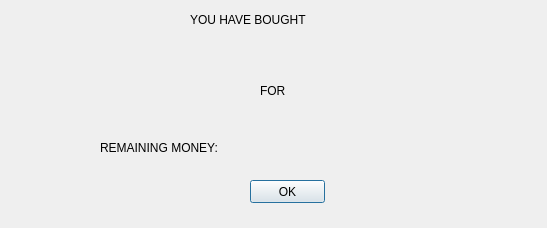
<?xml version="1.0" encoding="UTF-8"?>
<ui version="4.0">
 <class>confirmpurchase</class>
 <widget class="QDialog" name="confirmpurchase">
  <property name="geometry">
   <rect>
    <x>0</x>
    <y>0</y>
    <width>547</width>
    <height>228</height>
   </rect>
  </property>
  <property name="windowTitle">
   <string>Dialog</string>
  </property>
  <widget class="QLabel" name="label">
   <property name="geometry">
    <rect>
     <x>190</x>
     <y>10</y>
     <width>191</width>
     <height>20</height>
    </rect>
   </property>
   <property name="styleSheet">
    <string notr="true">font: 75 14pt &quot;MS Shell Dlg 2&quot;;</string>
   </property>
   <property name="text">
    <string>YOU HAVE BOUGHT</string>
   </property>
  </widget>
  <widget class="QLabel" name="purchased_place">
   <property name="geometry">
    <rect>
     <x>150</x>
     <y>40</y>
     <width>251</width>
     <height>31</height>
    </rect>
   </property>
   <property name="styleSheet">
    <string notr="true">font: 75 16pt &quot;MS Shell Dlg 2&quot;;</string>
   </property>
   <property name="text">
    <string/>
   </property>
  </widget>
  <widget class="QLabel" name="label_2">
   <property name="geometry">
    <rect>
     <x>260</x>
     <y>80</y>
     <width>47</width>
     <height>21</height>
    </rect>
   </property>
   <property name="styleSheet">
    <string notr="true">font: 75 14pt &quot;MS Shell Dlg 2&quot;;</string>
   </property>
   <property name="text">
    <string>FOR</string>
   </property>
  </widget>
  <widget class="QLabel" name="purchase_cost">
   <property name="geometry">
    <rect>
     <x>180</x>
     <y>112</y>
     <width>191</width>
     <height>21</height>
    </rect>
   </property>
   <property name="styleSheet">
    <string notr="true">font: 75 16pt &quot;MS Shell Dlg 2&quot;;</string>
   </property>
   <property name="text">
    <string/>
   </property>
  </widget>
  <widget class="QLabel" name="label_3">
   <property name="geometry">
    <rect>
     <x>100</x>
     <y>140</y>
     <width>181</width>
     <height>16</height>
    </rect>
   </property>
   <property name="styleSheet">
    <string notr="true">font: 75 14pt &quot;MS Shell Dlg 2&quot;;</string>
   </property>
   <property name="text">
    <string>REMAINING MONEY: </string>
   </property>
  </widget>
  <widget class="QLabel" name="moneyremaining">
   <property name="geometry">
    <rect>
     <x>320</x>
     <y>143</y>
     <width>121</width>
     <height>21</height>
    </rect>
   </property>
   <property name="text">
    <string/>
   </property>
  </widget>
  <widget class="QPushButton" name="pushButton">
   <property name="geometry">
    <rect>
     <x>250</x>
     <y>180</y>
     <width>75</width>
     <height>23</height>
    </rect>
   </property>
   <property name="text">
    <string>OK</string>
   </property>
  </widget>
 </widget>
 <resources/>
 <connections/>
</ui>
